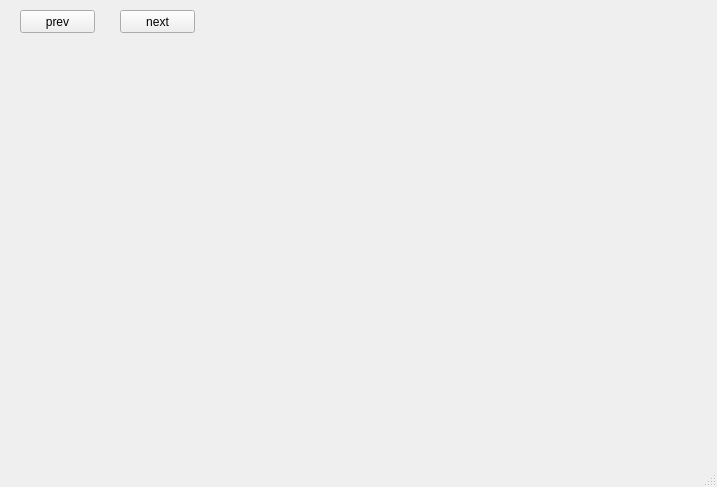
<?xml version="1.0" encoding="UTF-8"?>
<ui version="4.0">
 <class>MainWindow</class>
 <widget class="QMainWindow" name="MainWindow">
  <property name="geometry">
   <rect>
    <x>0</x>
    <y>0</y>
    <width>717</width>
    <height>487</height>
   </rect>
  </property>
  <property name="windowTitle">
   <string>Swiper by: GongJianBo</string>
  </property>
  <widget class="QWidget" name="centralwidget">
   <widget class="QPushButton" name="btnPrev">
    <property name="geometry">
     <rect>
      <x>20</x>
      <y>10</y>
      <width>75</width>
      <height>23</height>
     </rect>
    </property>
    <property name="text">
     <string>prev</string>
    </property>
   </widget>
   <widget class="QPushButton" name="btnNext">
    <property name="geometry">
     <rect>
      <x>120</x>
      <y>10</y>
      <width>75</width>
      <height>23</height>
     </rect>
    </property>
    <property name="text">
     <string>next</string>
    </property>
   </widget>
  </widget>
  <widget class="QMenuBar" name="menubar">
   <property name="geometry">
    <rect>
     <x>0</x>
     <y>0</y>
     <width>717</width>
     <height>23</height>
    </rect>
   </property>
  </widget>
  <widget class="QStatusBar" name="statusbar"/>
 </widget>
 <resources/>
 <connections/>
</ui>
